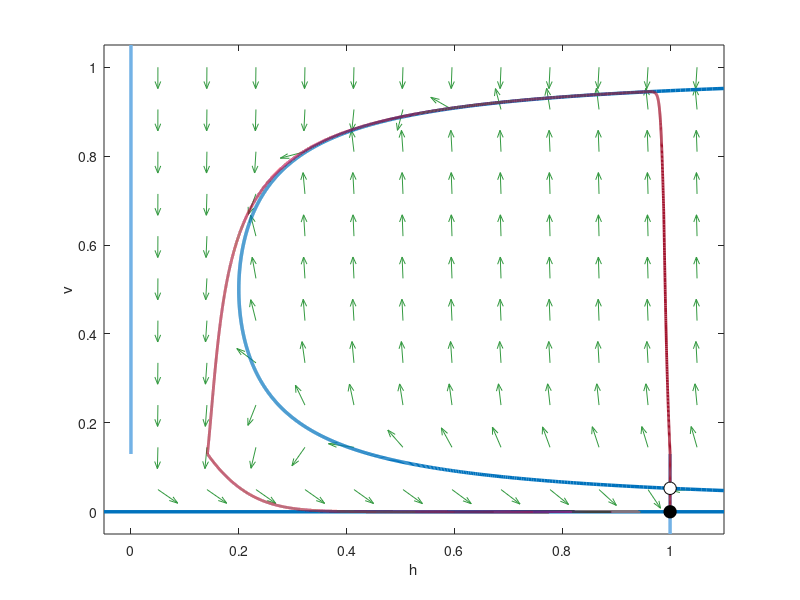

This figure's MATLAB source:
% Abb. 4.24: Phasenebene des Mitchell-Schaeffer-Modells (Buch, Abschnitt 4.5, Gl. 4.20)
% dv/dt = h v^2 (1 - v)/tin - v/tout + J0,  dh/dt = (1 - h)/topen für v < vgate, -h/tclose sonst;  J0 = 0
% Nullklinen, Richtungsfeld, Ruhezustand (1, 0), Schwelle und das Aktionspotential nach einem Reiz bei t = 1 ms
% (c) 2026 Philipp Kügler · Programm zum Buch „Dynamische Systeme in den Lebenswissenschaften“ · MIT-Lizenz (siehe LICENSE)
tin = 0.3; tout = 6; topen = 100; tclose = 115; vgate = 0.13;   % Parameter in ms
hc = 4 * tin / tout;
J = 0.2; dauer = 2; dt = 0.01;
J0 = 0; T = 500; reize = 1;
N = round(T / dt); t = dt * (0:N);
Jt = J0 * ones(1, N + 1);
for s = reize
    Jt(t >= s - 1e-9 & t < s + dauer - 1e-9) = J0 + J;   % Reiz der Stärke J für 'dauer' ms
end
v = zeros(1, N + 1); h = ones(1, N + 1);
for n = 1:N                                         % Euler-Verfahren
    dv = h(n) * v(n)^2 * (1 - v(n)) / tin - v(n) / tout + Jt(n);
    if v(n) < vgate, dh = (1 - h(n)) / topen; else, dh = -h(n) / tclose; end
    v(n + 1) = v(n) + dt * dv; h(n + 1) = h(n) + dt * dh;
end
vs = (1 - sqrt(1 - hc)) / 2;
fprintf('Ruhezustand (h, v) = (1, 0),  Schwelle (1, %.4f),  Spitze des Aktionspotentials v = %.4f\n', vs, max(v));
fprintf('nach 500 ms: (h, v) = (%.4f, %.4f)\n', h(end), v(end));
% Richtungsfeld (Pfeile gleicher Länge) und Nullklinen
[hg, vg] = meshgrid(linspace(0.05, 1.05, 12), linspace(0.05, 1.0, 11));
dvg = hg .* vg.^2 .* (1 - vg) / tin - vg / tout + J0;
dhg = (vg < vgate) .* (1 - hg) / topen - (vg >= vgate) .* hg / tclose;
L = sqrt(dvg.^2 + dhg.^2);
quiver(hg, vg, dhg ./ L, dvg ./ L, 0.4, 'Color', [0.2 0.6 0.25]); hold on
vv = linspace(0.003, 0.997, 2000);
H = (vv / tout - J0) ./ (vv.^2 .* (1 - vv) / tin);      % dv/dt = 0 nach h aufgelöst
m = H >= -0.05 & H <= 1.1;
plot(H(m), vv(m), 'Color', [0 0.447 0.741], 'LineWidth', 2.5);
if J0 == 0, plot([-0.05 1.1], [0 0], 'Color', [0 0.447 0.741], 'LineWidth', 2.5); end
plot([1 1], [-0.05 vgate], 'Color', [0.45 0.70 0.90], 'LineWidth', 2.5);
plot([0 0], [vgate 1.05], 'Color', [0.45 0.70 0.90], 'LineWidth', 2.5);
plot(h, v, 'Color', [0.64 0.08 0.18], 'LineWidth', 2);
plot(1, 0, 'ko', 'MarkerFaceColor', 'k', 'MarkerSize', 9); plot(1, vs, 'ko', 'MarkerFaceColor', 'w', 'MarkerSize', 9); hold off
xlim([-0.05 1.1]); ylim([-0.05 1.05]); xlabel('h'); ylabel('v');
